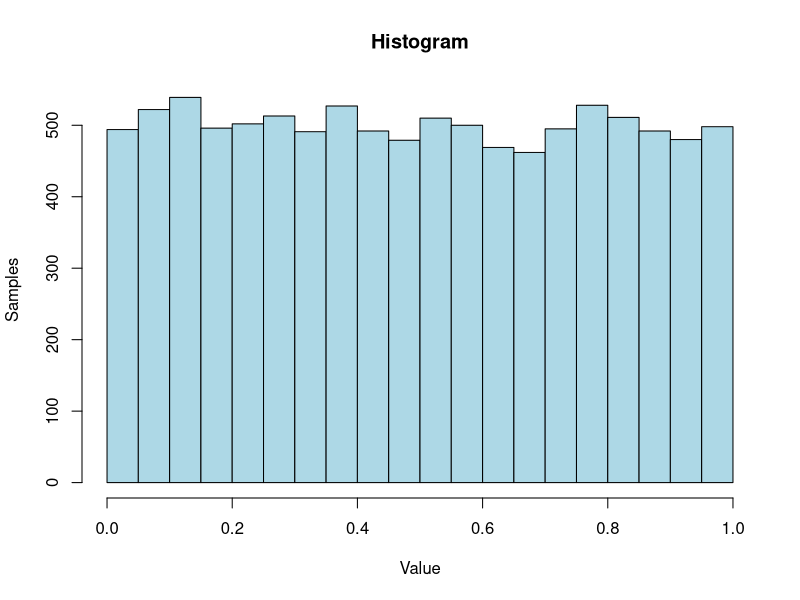

Reproduce this figure in R.
numbers <- runif(10000, min = 0, max = 1)
hist(numbers, main = "Histogram", xlab = "Value", ylab = "Samples", col = "lightblue", border = "black")
